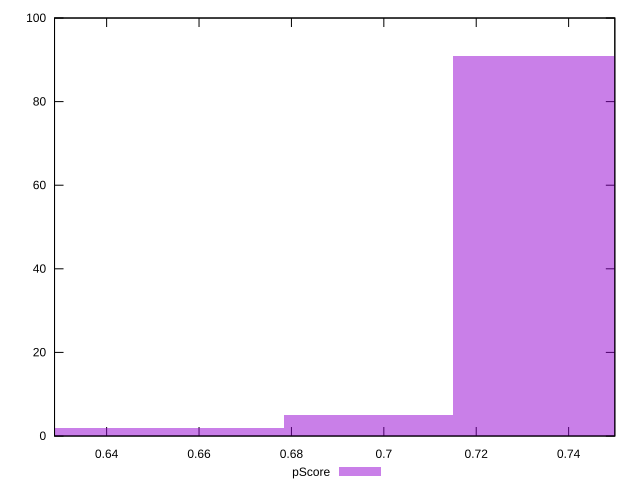

The gnuplot source for this figure:
reset

$pScore <<EOF
0.7333355387748791 91
0.6966687618361351 5
0.6600019848973913 2
0.6233352079586473 2
EOF

set key outside below
set boxwidth 0.036666776938743956
set xrange [0.6287222222222223:0.75]
set yrange [0:100]
set trange [0:100]
set style fill transparent solid 0.5 noborder
set terminal svg size 640, 490 enhanced background rgb 'white'
set output "report_00015_2021-02-09T16-11-33.973Z/uses-rel-preconnect/samples/pages/pScore/histogram.svg"

plot $pScore title "pScore" with boxes

reset
